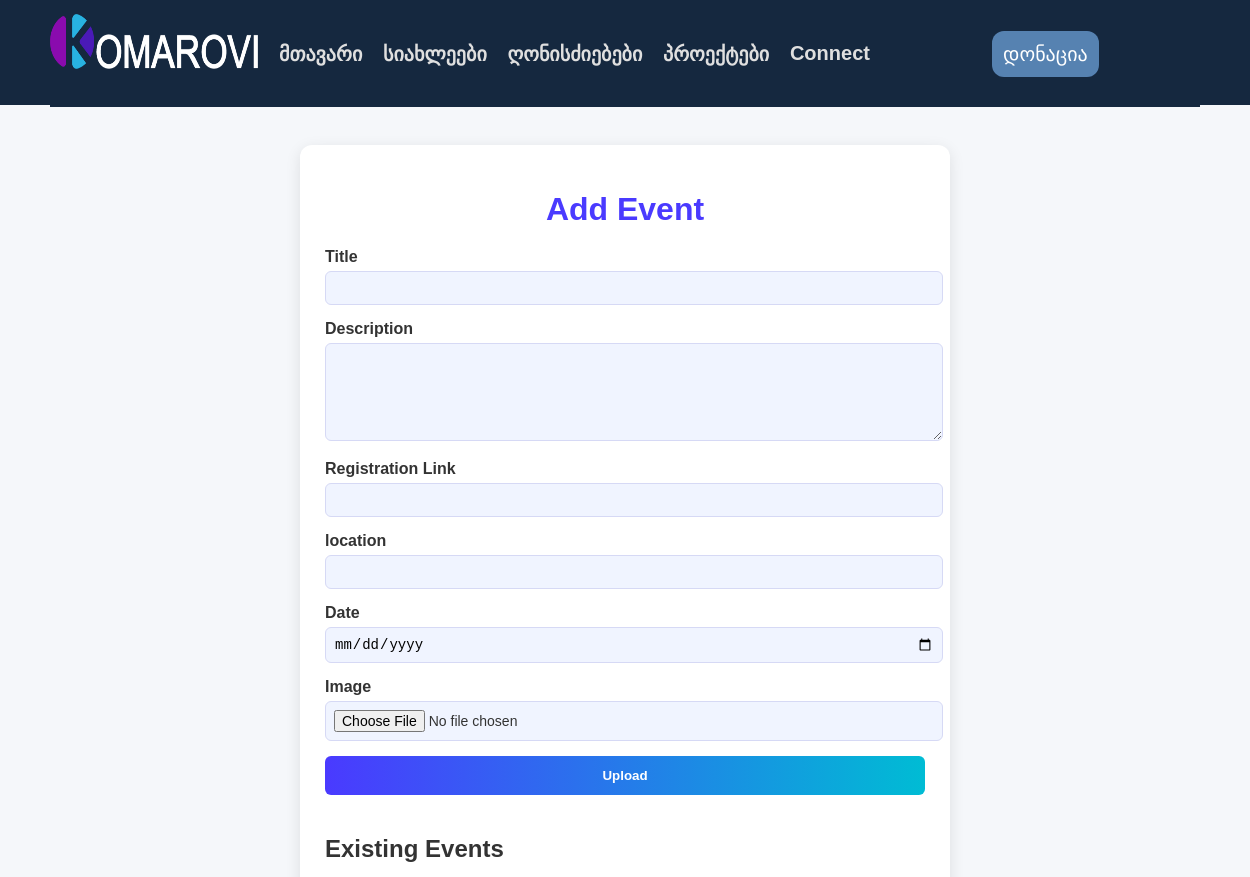
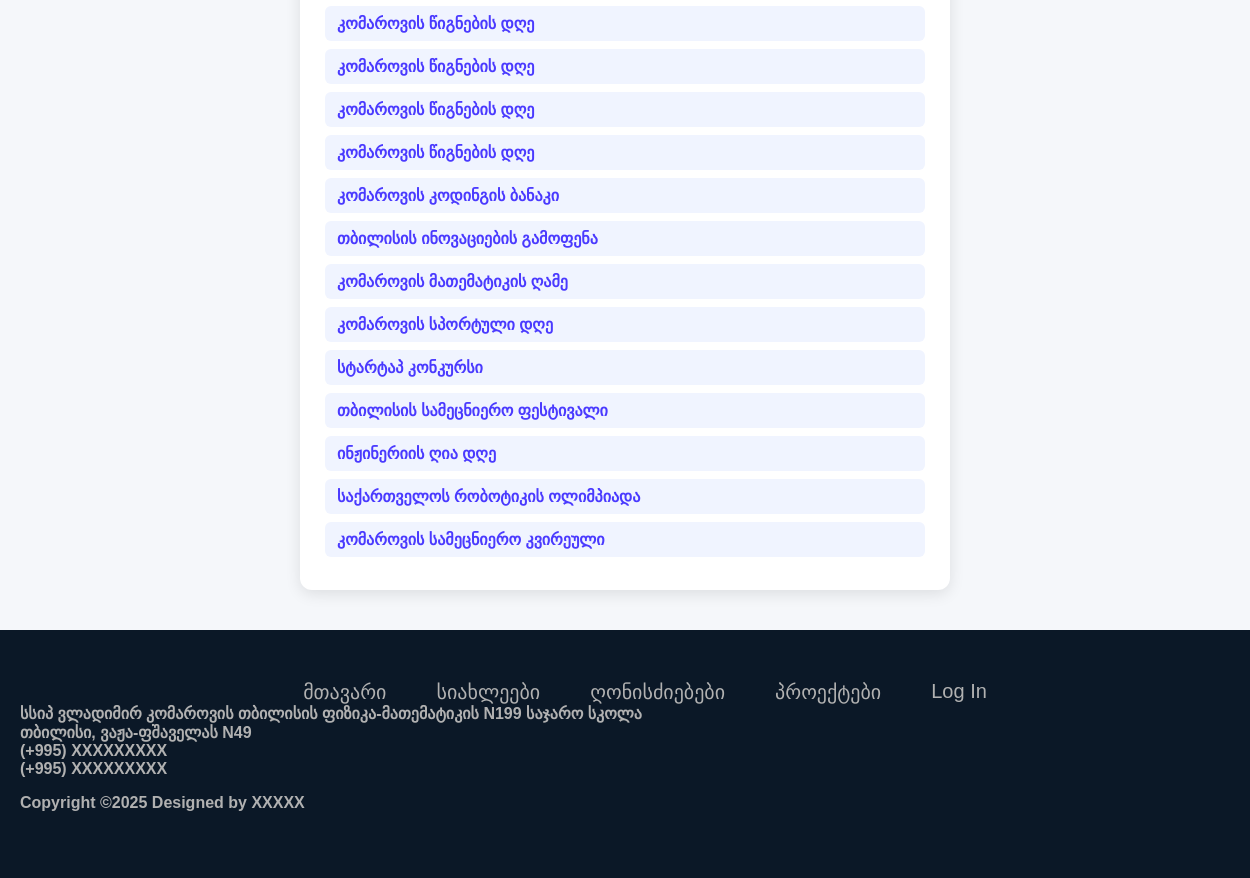
Page /adminpanel/events (signed in) on the committed database (2 pictures, top to bottom).
### models.py (models this page shows, shortened)
class Events(db.Model):
    id = db.Column(db.Integer, primary_key=True)
    title = db.Column(db.String(500), nullable=False)
    description = db.Column(db.Text)
    registration_link = db.Column(db.String(500))
    location = db.Column(db.String(500))
    image = db.Column(db.String(200))
    event_date = db.Column(db.DateTime)
    date_added = db.Column(db.DateTime, default=datetime.utcnow)

### routes.py (the view, shortened to what this page needs)
@app.route("/adminpanel/events", methods=['GET', 'POST'])
@login_required
def add_events():
    form = NewEvent()
    allEvents = Events.query.order_by(Events.date_added.desc())
    return render_template('add_events.html', form=form, events=allEvents)

### forms.py
class NewEvent(FlaskForm):
    title = StringField('Title', validators=[DataRequired(), Length(min=1, max=500)])
    description = StringField('Description', validators=[DataRequired()], widget=TextArea())
    registration_link = StringField("Registration Link", validators=[DataRequired()])
    location = StringField('location', validators=[DataRequired(), Length(min=1, max=500)])
    image = FileField('Image', validators=[FileAllowed(['jpg', 'jpeg', 'png', 'gif'], 'Images only!')])
    event_date = DateField('Date', format='%Y-%m-%d', validators=[DataRequired()])
    submit = SubmitField('Upload')

### models.py (called while the page is built)
@login_manager.user_loader
def load_user(user_id):
    return User.query.get(user_id)

### templates/add_events.html (shortened to what this page needs)
{% extends "base.html" %} {% block head %}
<link
  rel="stylesheet"
  href="{{ url_for('static', filename='css/add_events.css') }}"
/>
{% endblock %} {% block content %}
<div class="form-container">
  <h1>Add Event</h1>
  <form method="POST" action="" enctype="multipart/form-data">
    <div class="form-group">
      <label>{{ form.title.label }}</label>
      {{ form.title(class="form-control") }}
    </div>
    <div class="form-group">
      <label>{{ form.description.label }}</label>
      {{ form.description(class="form-control", rows="5") }}
    </div>
    <div class="form-group">
      <label>{{ form.registration_link.label }}</label>
      {{ form.registration_link(class="form-control") }}
    </div>
    <div class="form-group">
      <label>{{ form.location.label }}</label>
      {{ form.location(class="form-control") }}
    </div>
    <div class="form-group">
      <label>{{ form.event_date.label }}</label>
      {{ form.event_date(class="form-control") }}
    </div>
    <div class="form-group">
      <label>{{ form.image.label }}</label>
      {{ form.image(class="form-control") }}
    </div>
    {{ form.submit(class="btn-submit") }}
  </form>
  <div class="events-list">
    <h2>Existing Events</h2>
    {% for event in events %}
    <a href="{{ url_for('update_event', id=event.id) }}">{{ event.title }}</a>
    {% endfor %}
  </div>
</div>
{% endblock %}

### static/css/main.css (style rules this page uses)
html, body { margin: 0; height: 100%; padding: 0; display: flex; flex-direction: column; background-color: rgb(251, 251, 252); font-family: "BpgIngiriArial", Arial, Helvetica, sans-serif; }

### static/css/footer.css (style rules this page uses)
a { text-decoration: none; }

### static/css/add_events.css (style rules this page uses)
body { background-color: #f5f7fa; font-family: Arial, sans-serif; color: #333; }
.form-container { max-width: 600px; margin: 40px auto; padding: 25px; background-color: #ffffff; border-radius: 12px; box-shadow: 0px 4px 15px rgba(0, 0, 0, 0.1); }
.form-container h1 { text-align: center; color: #4a3aff; margin-bottom: 20px; }
.form-group { margin-bottom: 15px; }
.form-group label { display: block; margin-bottom: 5px; font-weight: bold; }
.form-group input, .form-group textarea { width: 100%; padding: 8px; border-radius: 6px; border: 1px solid #d6d9f5; background-color: #f0f4ff; font-size: 14px; }
.form-group textarea { min-height: 80px; resize: vertical; }
.btn-submit { width: 100%; padding: 12px 0; background: linear-gradient(90deg, #4a3aff, #00bcd4); color: white; border: none; font-weight: bold; border-radius: 6px; cursor: pointer; transition: 0.3s ease; }
.events-list { margin-top: 40px; }
.events-list a { display: block; padding: 8px 12px; margin-bottom: 8px; background-color: #f0f4ff; border-radius: 6px; color: #4a3aff; text-decoration: none; font-weight: bold; transition: 0.3s ease; }

### rows in the picture
Events: title "კომაროვის წიგნების დღე"
Events: title "კომაროვის წიგნების დღე"
Events: title "კომაროვის წიგნების დღე"
Events: title "კომაროვის წიგნების დღე"
Events: title "კომაროვის კოდინგის ბანაკი"
Events: title "თბილისის ინოვაციების გამოფენა"
Events: title "კომაროვის მათემატიკის ღამე"
Events: title "კომაროვის სპორტული დღე"
Events: title "სტარტაპ კონკურსი"
Events: title "თბილისის სამეცნიერო ფესტივალი"
Events: title "ინჟინერიის ღია დღე"
Events: title "საქართველოს რობოტიკის ოლიმპიადა"
Events: title "კომაროვის სამეცნიერო კვირეული"
